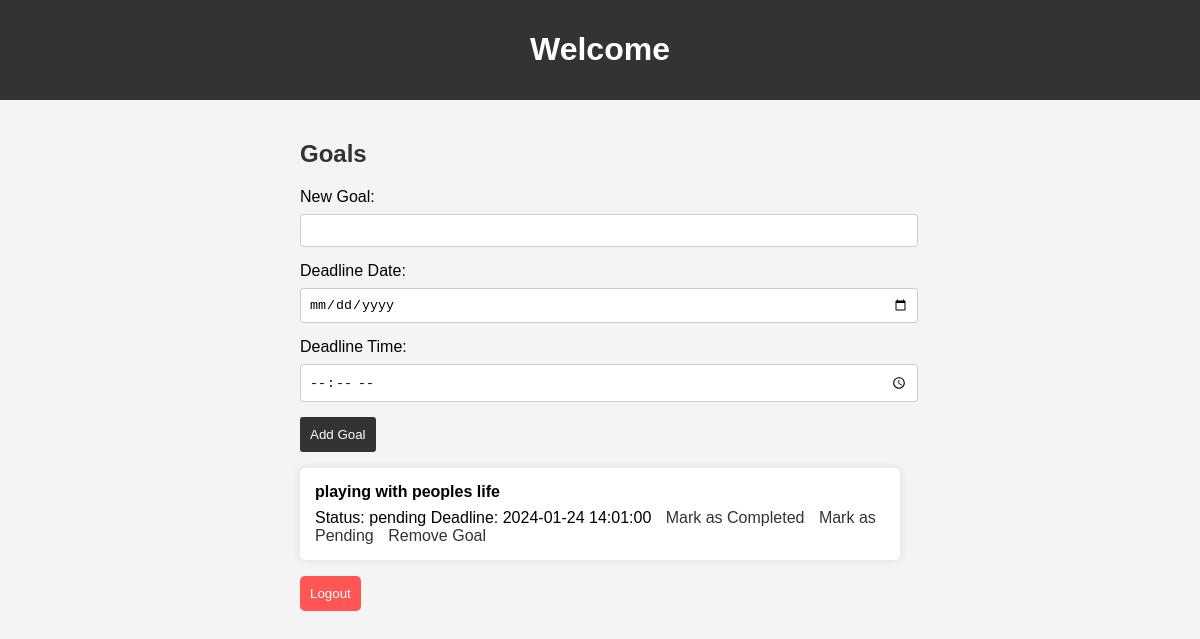
The app's page /goals (signed in), older data.
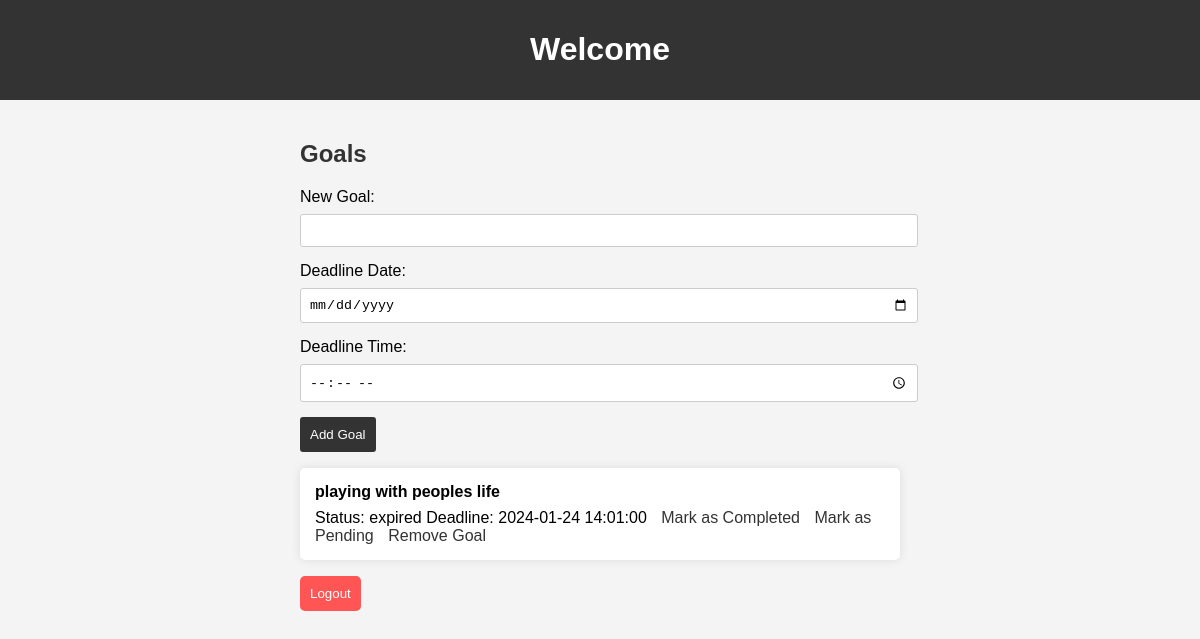
The same page, newer data.
### tables this page shows
CREATE TABLE goals (
        id INTEGER PRIMARY KEY AUTOINCREMENT,
        user_id INTEGER,
        goal TEXT NOT NULL,
        status TEXT DEFAULT 'pending',
        deadline DATETIME,
        FOREIGN KEY (user_id) REFERENCES users (id)
    );

### app.py (the view)
@app.route('/goals')
def goals():
    if 'user_id' not in session:
        flash('Please log in to view your goals.', 'error')
        return redirect(url_for('login'))
    user_id = session['user_id']
    update_expired_goals()  # Check and update expired goals
    cursor.execute('SELECT * FROM goals WHERE user_id=?', (user_id,))
    user_goals = cursor.fetchall()
    cursor.execute('SELECT COUNT(*) FROM goals WHERE user_id=? AND status="completed"', (user_id,))
    completed_goals_count = cursor.fetchone()[0]
    return render_template('goals.html', goals=user_goals, completed_goals_count=completed_goals_count)

### app.py (called while the page is built)
def update_expired_goals():
    current_datetime = datetime.now()
    cursor.execute('UPDATE goals SET status = "expired" WHERE deadline <= ?', (current_datetime,))
    conn.commit()

### templates/goals.html (shortened to what this page needs)
<!DOCTYPE html>
<html lang="en">
<head>
    <link rel="stylesheet" href="{{ url_for('static', filename='goals.css') }}">
</head>
<body>
    <header>
        <h1>Welcome</h1>
    </header>
    <div class="content-container">
        <div class="goals-container">
            <h2 style="color: #333;">Goals</h2>
            <form action="{{ url_for('add_goal') }}" method="post">
                <label for="goal" style="display: block; margin-bottom: 8px;">New Goal:</label>
                <input type="text" name="goal" required style="width: 100%; padding: 8px; margin-bottom: 15px; border: 1px solid #ccc; border-radius: 3px;">
                <label for="deadline_date" style="display: block; margin-bottom: 8px;">Deadline Date:</label>
                <input type="date" name="deadline_date" required style="width: 100%; padding: 8px; margin-bottom: 15px; border: 1px solid #ccc; border-radius: 3px;">
                <label for="deadline_time" style="display: block; margin-bottom: 8px;">Deadline Time:</label>
                <input type="time" name="deadline_time" required style="width: 100%; padding: 8px; margin-bottom: 15px; border: 1px solid #ccc; border-radius: 3px;">
                <button type="submit" style="background-color: #333; color: #fff; padding: 10px; border: none; border-radius: 3px; cursor: pointer;">Add Goal</button>
            </form>
            <ul style="list-style: none; padding: 0;">
                {% for goal in goals %}
                    <li style="margin-bottom: 15px; padding: 15px; background-color: #fff; box-shadow: 0 0 10px rgba(0, 0, 0, 0.1); border-radius: 5px;">
                        <span style="display: block; margin-bottom: 8px; font-weight: bold;">{{ goal[2] }}</span>
                        <span>Status: {{ goal[3] }}</span>
                        <span>Deadline: {{ goal[4] }} {{ goal[5] }}</span>
                        <a href="{{ url_for('update_status', goal_id=goal[0], status='completed') }}"
                           style="margin-left: 10px; color: #333; text-decoration: none;">Mark as Completed</a>
                        <a href="{{ url_for('update_status', goal_id=goal[0], status='pending') }}"
                         style="margin-left: 10px; color: #333; text-decoration: none;">Mark as Pending</a>
                        <a href="{{ url_for('update_status', goal_id=goal[0], status='removed') }}"
                        style="margin-left: 10px; color: #333; text-decoration: none;">Remove Goal</a>
                    </li>
                {% endfor %}
            </ul>
            <form action="{{ url_for('logout') }}" method="post">
                <button type="submit" class="logout-btn">Logout</button>
            </form>
        </div>
    </div>
</body>
</html>

Row changes from the older to the newer data that the page shows:
changed goals "playing with peoples life": status "pending" → "expired"
